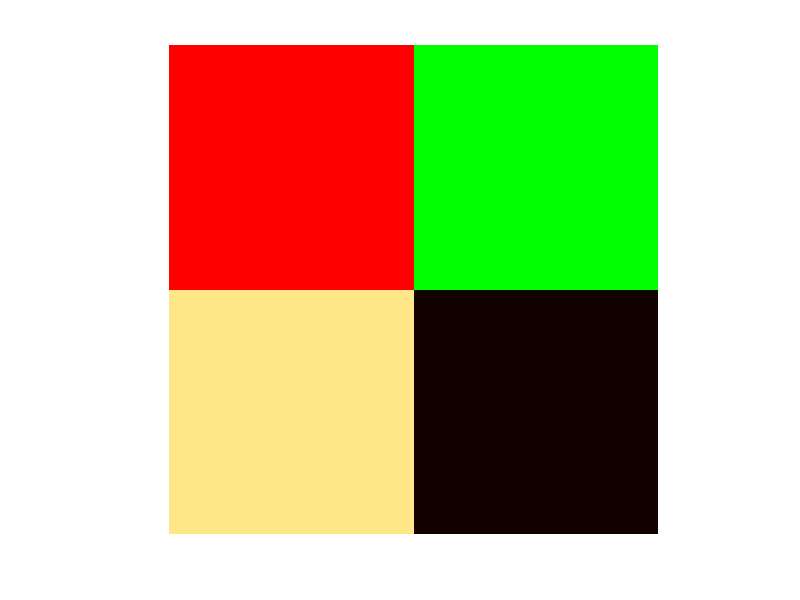

Source code (MATLAB):
clear all; close all;

R = [255 0; 0 230];
G = [0 255; 0 135];
B = [0 0; 255 16];

image = cat(3,R, G, B);
imshow( uint8(image) )
